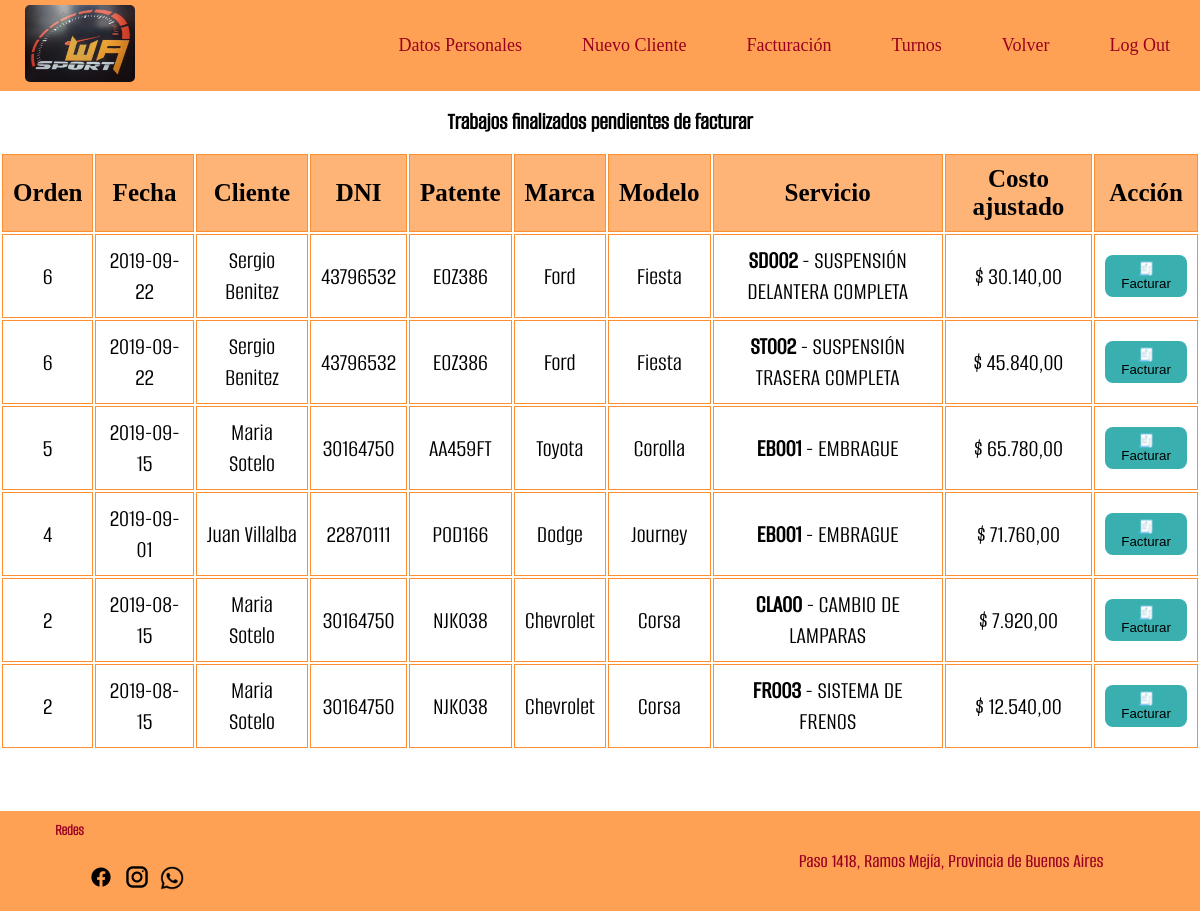
/facturacion.php (signed in), run on an earlier commit of the app's database.
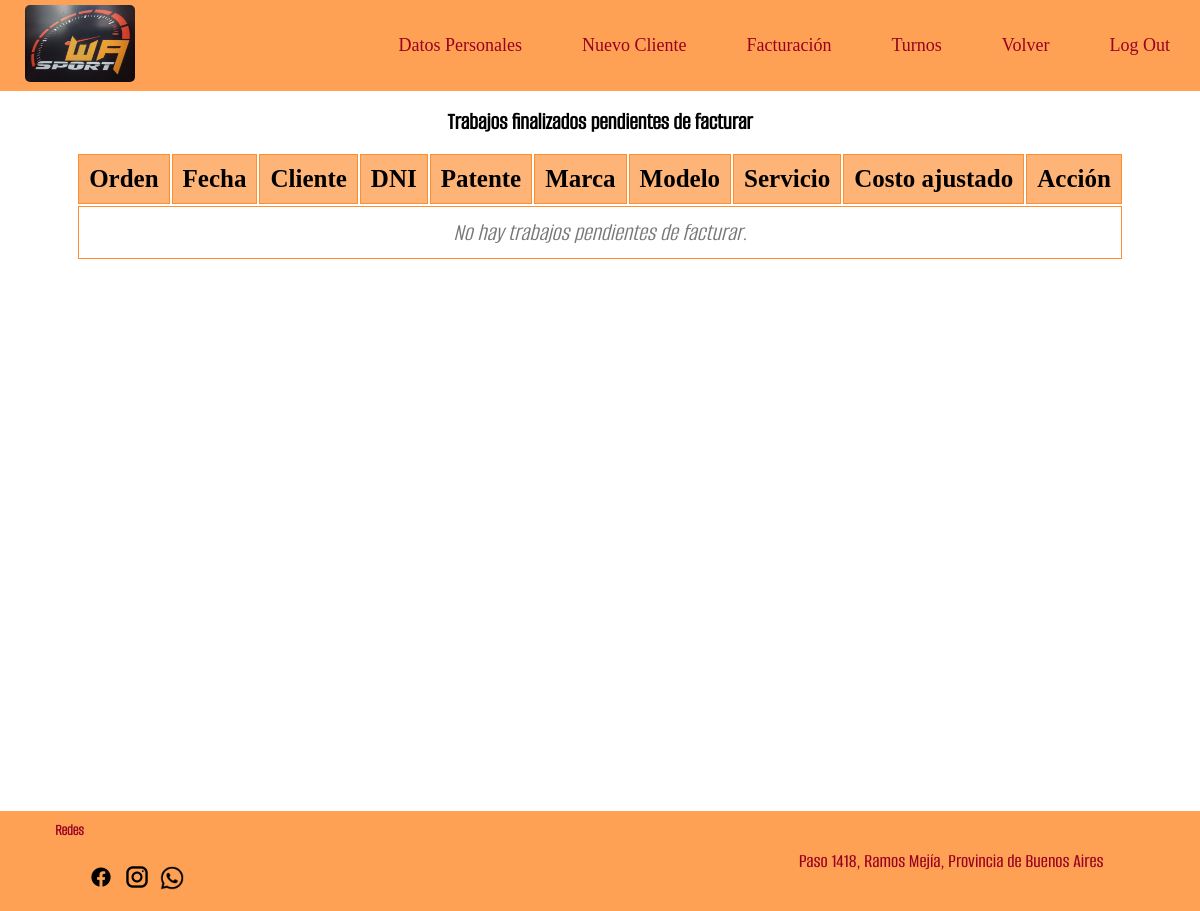
And on a later commit of the database.
### tables this page shows
CREATE TABLE `orden_trabajo` (
  `orden_numero` int(11) NOT NULL,
  `servicio_codigo` varchar(5) NOT NULL,
  `complejidad` int(11) NOT NULL,
  `costo_ajustado` decimal(8,2) DEFAULT NULL,
  `orden_kilometros` int(10) UNSIGNED NOT NULL,
  `orden_comentario` varchar(255) NOT NULL,
  `orden_estado` tinyint(1) NOT NULL,
  `mecanico_DNI` varchar(15) DEFAULT NULL,
  `turno_id` int(11) DEFAULT NULL,
  `factura_id` int(11) DEFAULT NULL
);

CREATE TABLE `ordenes` (
  `orden_numero` int(11) NOT NULL,
  `orden_fecha` varchar(255) NOT NULL,
  `vehiculo_patente` varchar(10) NOT NULL,
  `orden_costo` decimal(8,2) DEFAULT NULL
);

CREATE TABLE `clientes` (
  `cliente_DNI` varchar(10) NOT NULL,
  `cliente_contrasena` varchar(255) NOT NULL,
  `cliente_nombre` varchar(50) NOT NULL,
  `cliente_direccion` varchar(50) DEFAULT NULL,
  `cliente_localidad` varchar(15) DEFAULT NULL,
  `cliente_telefono` varchar(15) DEFAULT NULL,
  `cliente_email` varchar(255) NOT NULL,
  `token_recuperacion` varchar(255) DEFAULT NULL
);

CREATE TABLE `vehiculos` (
  `vehiculo_patente` varchar(10) NOT NULL,
  `cliente_DNI` varchar(10) NOT NULL,
  `vehiculo_marca` varchar(10) NOT NULL,
  `vehiculo_modelo` varchar(10) NOT NULL,
  `vehiculo_anio` varchar(4) DEFAULT NULL,
  `vehiculo_color` varchar(10) DEFAULT NULL,
  `vehiculo_motor` varchar(10) DEFAULT NULL
);

CREATE TABLE `servicios` (
  `servicio_codigo` varchar(5) NOT NULL,
  `servicio_nombre` varchar(35) NOT NULL,
  `servicio_descripcion` varchar(100) NOT NULL,
  `servicio_costo` decimal(8,2) NOT NULL
);

### facturacion.php (the view, shortened to what this page needs)
<?php
require_once 'conexion_base.php';
$sql = "
SELECT
  o.orden_numero, o.orden_fecha,
  c.cliente_nombre, c.cliente_DNI, c.cliente_direccion, c.cliente_telefono, c.cliente_email,
  v.vehiculo_patente, v.vehiculo_marca, v.vehiculo_modelo,
  s.servicio_codigo, s.servicio_nombre,
  ot.orden_comentario, ot.costo_ajustado
FROM orden_trabajo ot
JOIN ordenes   o ON o.orden_numero = ot.orden_numero
JOIN servicios s ON s.servicio_codigo = ot.servicio_codigo
JOIN vehiculos v ON v.vehiculo_patente = o.vehiculo_patente
JOIN clientes  c ON c.cliente_DNI = v.cliente_DNI
WHERE ot.orden_estado = 1       -- finalizado
  AND ot.factura_id IS NULL     -- sin facturar
ORDER BY o.orden_fecha DESC, o.orden_numero DESC
";
$rows = $conexion->query($sql)->fetchAll(PDO::FETCH_ASSOC);
?>
<!DOCTYPE html>
<html lang="es">
<head>
  <link rel="stylesheet" href="estilopagina.css?v=<?= time() ?>">
</head>
<body>
<?php include 'nav_rec.php'; ?>
<main class="facturacion">
  <h2 style="text-align:center;margin:16px 0;">Trabajos finalizados pendientes de facturar</h2>
  <table>
    <thead>
      <tr>
        <th>Orden</th>
        <th>Fecha</th>
        <th>Cliente</th>
        <th>DNI</th>
        <th>Patente</th>
        <th>Marca</th>
        <th>Modelo</th>
        <th>Servicio</th>
        <th>Costo ajustado</th>
        <th>Acción</th>
      </tr>
    </thead>
    <tbody>
      <?php if (!$rows): ?>
        <tr class="fila-vacia"><td colspan="10">No hay trabajos pendientes de facturar.</td></tr>
      <?php else: foreach ($rows as $r): ?>
        <tr>
          <td><?= htmlspecialchars($r['orden_numero']) ?></td>
          <td><?= htmlspecialchars($r['orden_fecha']) ?></td>
          <td><?= htmlspecialchars($r['cliente_nombre']) ?></td>
          <td><?= htmlspecialchars($r['cliente_DNI']) ?></td>
          <td><?= htmlspecialchars($r['vehiculo_patente']) ?></td>
          <td><?= htmlspecialchars($r['vehiculo_marca']) ?></td>
          <td><?= htmlspecialchars($r['vehiculo_modelo']) ?></td>
          <td>
            <div><strong><?= htmlspecialchars($r['servicio_codigo']) ?></strong> - <?= htmlspecialchars($r['servicio_nombre']) ?></div>
          </td>
          <td>$ <?= number_format((float)$r['costo_ajustado'], 2, ',', '.') ?></td>
          <td>
            <button type="button" class="btn-icono"
              onclick="abrirModalFactura(this)"
              data-orden_numero="<?= htmlspecialchars($r['orden_numero']) ?>"
              data-orden_fecha="<?= htmlspecialchars($r['orden_fecha']) ?>"
              data-cliente_nombre="<?= htmlspecialchars($r['cliente_nombre']) ?>"
              data-cliente_dni="<?= htmlspecialchars($r['cliente_DNI']) ?>"
              data-cliente_direccion="<?= htmlspecialchars($r['cliente_direccion']) ?>"
              data-cliente_telefono="<?= htmlspecialchars($r['cliente_telefono']) ?>"
              data-cliente_email="<?= htmlspecialchars($r['cliente_email']) ?>"
              data-vehiculo_patente="<?= htmlspecialchars($r['vehiculo_patente']) ?>"
              data-vehiculo_marca="<?= htmlspecialchars($r['vehiculo_marca']) ?>"
              data-vehiculo_modelo="<?= htmlspecialchars($r['vehiculo_modelo']) ?>"
              data-servicio_codigo="<?= htmlspecialchars($r['servicio_codigo']) ?>"
              data-servicio_nombre="<?= htmlspecialchars($r['servicio_nombre']) ?>"
              data-orden_comentario="<?= htmlspecialchars($r['orden_comentario']) ?>"
              data-costo_ajustado="<?= htmlspecialchars($r['costo_ajustado']) ?>"
            >🧾 Facturar</button>
          </td>
        </tr>
      <?php endforeach; endif; ?>
    </tbody>
  </table>
</main>
    <?php
        include("piedepagina.php");
    ?>
</body>
</html>

What changed in the data, as far as the page shows it:
no longer on this page (row edited): orden_trabajo: orden_numero.orden_numero "6", orden_numero.orden_fecha "2019-09-22", clientes.cliente_nombre "Sergio Benitez", clientes.cliente_DNI "43796532", vehiculos.vehiculo_patente "EOZ386", vehiculos.vehiculo_marca "Ford", vehiculos.vehiculo_modelo "Fiesta", servicio_codigo.servicio_codigo "SD002", servicio_codigo.servicio_nombre "SUSPENSIÓN DELANTERA COMPLETA", costo_ajustado "30.140,00"
no longer on this page (row edited): orden_trabajo: orden_numero.orden_numero "6", orden_numero.orden_fecha "2019-09-22", clientes.cliente_nombre "Sergio Benitez", clientes.cliente_DNI "43796532", vehiculos.vehiculo_patente "EOZ386", vehiculos.vehiculo_marca "Ford", vehiculos.vehiculo_modelo "Fiesta", servicio_codigo.servicio_codigo "ST002", servicio_codigo.servicio_nombre "SUSPENSIÓN TRASERA COMPLETA", costo_ajustado "45.840,00"
no longer on this page (row edited): orden_trabajo: orden_numero.orden_numero "5", orden_numero.orden_fecha "2019-09-15", clientes.cliente_nombre "Maria Sotelo", clientes.cliente_DNI "30164750", vehiculos.vehiculo_patente "AA459FT", vehiculos.vehiculo_marca "Toyota", vehiculos.vehiculo_modelo "Corolla", servicio_codigo.servicio_codigo "EB001", servicio_codigo.servicio_nombre "EMBRAGUE", costo_ajustado "65.780,00"
no longer on this page (row edited): orden_trabajo: orden_numero.orden_numero "4", orden_numero.orden_fecha "2019-09-01", clientes.cliente_nombre "Juan Villalba", clientes.cliente_DNI "22870111", vehiculos.vehiculo_patente "POD166", vehiculos.vehiculo_marca "Dodge", vehiculos.vehiculo_modelo "Journey", servicio_codigo.servicio_codigo "EB001", servicio_codigo.servicio_nombre "EMBRAGUE", costo_ajustado "71.760,00"
no longer on this page (row edited): orden_trabajo: orden_numero.orden_numero "2", orden_numero.orden_fecha "2019-08-15", clientes.cliente_nombre "Maria Sotelo", clientes.cliente_DNI "30164750", vehiculos.vehiculo_patente "NJK038", vehiculos.vehiculo_marca "Chevrolet", vehiculos.vehiculo_modelo "Corsa", servicio_codigo.servicio_codigo "CLA00", servicio_codigo.servicio_nombre "CAMBIO DE LAMPARAS", costo_ajustado "7.920,00"
no longer on this page (row edited): orden_trabajo: orden_numero.orden_numero "2", orden_numero.orden_fecha "2019-08-15", clientes.cliente_nombre "Maria Sotelo", clientes.cliente_DNI "30164750", vehiculos.vehiculo_patente "NJK038", vehiculos.vehiculo_marca "Chevrolet", vehiculos.vehiculo_modelo "Corsa", servicio_codigo.servicio_codigo "FR003", servicio_codigo.servicio_nombre "SISTEMA DE FRENOS", costo_ajustado "12.540,00"
Also different on the page:
text now shown: "No hay trabajos pendientes de facturar."
